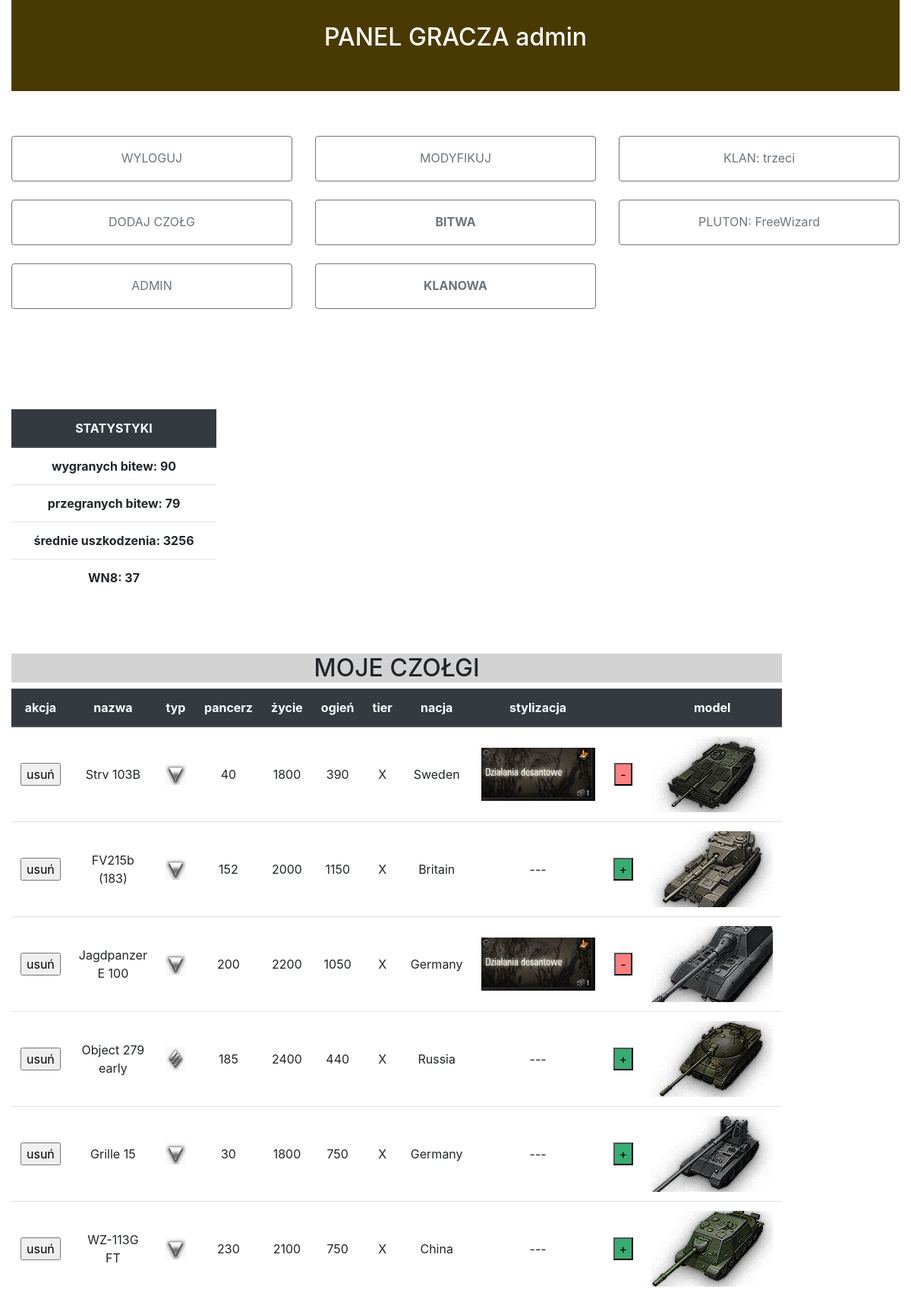
The app's page /WOT/gracz.php (signed in) with its own data.
### tables this page shows
CREATE TABLE `gracz` (
  `nick` varchar(100) NOT NULL,
  `email` varchar(100) NOT NULL,
  `haslo` varchar(500) NOT NULL,
  `nazwa_klanu` varchar(100) DEFAULT NULL,
  `id_plutonu` int(11) DEFAULT NULL,
  `id_bitwy` int(11) DEFAULT NULL,
  `druzyna` int(11) DEFAULT NULL,
  `id_bitwy_klanowej` int(11) DEFAULT NULL,
  `wygranych` int(11) DEFAULT 0,
  `przegranych` int(11) DEFAULT 0,
  `srednie_uszkodzenia` int(11) DEFAULT 0,
  `WN8` int(11) DEFAULT 0
);

CREATE TABLE `garaz` (
  `czolg_id` int(11) NOT NULL,
  `nick` varchar(200) NOT NULL,
  `nazwa` varchar(200) NOT NULL,
  `id_stylizacji` int(11) DEFAULT NULL
);

CREATE TABLE `typczolgu` (
  `typ` varchar(100) NOT NULL,
  `ikona` varchar(500) NOT NULL
);

CREATE TABLE `czolg` (
  `nazwa` varchar(200) NOT NULL,
  `model` varchar(200) NOT NULL,
  `pancerz` int(11) NOT NULL,
  `zycie` int(11) NOT NULL,
  `sila_ognia` int(11) NOT NULL,
  `tier` varchar(2) NOT NULL,
  `nacja` varchar(15) NOT NULL,
  `typ` varchar(20) NOT NULL
);

CREATE TABLE `stylizacja` (
  `id_stylizacji` int(11) NOT NULL,
  `zdjecie` varchar(200) NOT NULL,
  `opis` varchar(200) NOT NULL
);

### WOT/gracz.php (the view, shortened to what this page needs)
<?php
	require_once("config.php");
	$wot = mysqli_connect($serwer,$user,$haslo,$baza_danych);
?>
<!DOCTYPE html>
<html>
<head>
	<link rel="stylesheet" href="styles.css">
	<link rel="stylesheet" href="https://maxcdn.bootstrapcdn.com/bootstrap/4.5.2/css/bootstrap.min.css">
</head>
<body>
<?php
	if( empty($_SESSION["user"]))
	{
		$_SESSION["komunikat"] = "Zaloguj się aby uzyskać dostęp do tej strony!";
		header("Location: index.php");
	}
	else
	{
		$nick = $_SESSION["user"];
	}
?>
<div class="container-fluid" style=" height: 100vh; ">
	<h2 class="tytul">PANEL GRACZA <?php echo $nick ?></h2>
  	<div class="row" style="margin-top: 5%;">
	    <div class="col-sm-4">
			<a href="wyloguj.php" class="btn btn-outline-secondary" role="button"><p style="padding:10px;">WYLOGUJ</p></a><br><br>
	    </div>
	    <div class="col-sm-4" >
	    	<a href = "modyfikuj.php" class="btn btn-outline-secondary" role="button"><p style="padding:10px;">MODYFIKUJ </p></a> <br><br>
	    </div>
	    <div class="col-sm-4" >
	    	<?php
	    	$zapytanie = "SELECT nazwa_klanu FROM gracz where nick = '$nick'";
			$zap = mysqli_query($wot, $zapytanie);
			while($wiersz = mysqli_fetch_assoc($zap))
			{
				$nazwaKlanu = "";
					if($wiersz["nazwa_klanu"] != "")
						$nazwaKlanu = $wiersz["nazwa_klanu"];
			}
			if($nazwaKlanu == "")
			{
			?>
				<a href = "klany/klan.php" class="btn btn-outline-secondary" role="button"><p style="padding:10px;">KLANY</p></a>
			<?php
			}
			else
			{
			?>
				<a href = "klany/klan.php" class="btn btn-outline-secondary" role="button" onclick="klanIstnieje()"><p style="padding:10px;">KLAN: <?php echo $nazwaKlanu ?></p></a>
			<?php
			}
			?>
	    	<br><br>
	    </div>
	</div>
	<div class="row">
	    <div class="col-sm-4">
			<a href="dodajCzolg.php" class="btn btn-outline-secondary" role="button"><p style="padding:10px;">DODAJ CZOŁG</p></a><br><br>
	    </div>
	    <div class="col-sm-4" >
	    	<?php
	    	$zapytanie = "SELECT id_bitwy FROM gracz where nick = '$nick'";
			$zap = mysqli_query($wot, $zapytanie);
			while($wiersz = mysqli_fetch_assoc($zap))
			{
				$idBitwy = "";
			}
			if($idBitwy == "")
			{
				$zapytanie = "SELECT count(*) as liczba FROM garaz where nick = '$nick';";
				$zap = mysqli_query($wot, $zapytanie);
				$wiersz = mysqli_fetch_assoc($zap);
				if($wiersz["liczba"] > 0)
				{
					?>
				<a href="obsluga.php?losuj=losuj" class="btn btn-outline-secondary" role="button"><p style="padding:10px;"><b>BITWA</b></p></a><br><br>
				<?php
				}
				else {
					?>
					<a class="btn btn-outline-secondary" role="button" style=" cursor: not-allowed; text-decoration: none; opacity: not-allowed" title="musisz mieć co najmniej jeden czołg aby wygenerować bitwę" ><p style="padding:10px;"><b>BITWA</b></p></a><br><br>
					<?php
				}
			}
			else
			{
			?>
				<a href="bitwa.php" class="btn btn-outline-secondary" role="button"><p style="padding:10px;">BITWA: dane</p></a><br><br>
			<?php
			}
			?>
	    </div>
	    <div class="col-sm-4" >
	    	<?php
	    	$zapytanie = "SELECT nick FROM gracz where id_plutonu = (SELECT	id_plutonu from gracz where nick = '$nick') AND nick <> '$nick'";
			$zap = mysqli_query($wot, $zapytanie);
			while($wiersz = mysqli_fetch_assoc($zap))
			{
				$drugiPlutonowy = "";
					if($wiersz["nick"] != "")
						$drugiPlutonowy = $wiersz["nick"];
			}
			if($drugiPlutonowy == "")
			{
			?>
				<a href = "pluton.php" class="btn btn-outline-secondary" role="button" ><p style="padding:10px;">PLUTON </p></a>
			<?php
			}
			else
			{
			?>
				<a href = "pluton.php" class="btn btn-outline-secondary" role="button" onclick="myFunction()"><p style="padding:10px;">PLUTON:  <?php echo $drugiPlutonowy ?></p></a>
			<?php
			}
			?>
	    </div>
	</div>
		<div class="row">
	    <div class="col-sm-4">
	    	<?php
	    	if ($nick == "admin"){?>
			<a href="admin.php" class="btn btn-outline-secondary" role="button"><p style="padding:10px;">ADMIN</p></a><br><br>
		<?php } ?>
	    </div>
	    <div class="col-sm-4" >
	    	<?php if ($nazwaKlanu	 != "")
	{?>
		<?php
	    	$zapytanie = "SELECT id_bitwy_klanowej FROM gracz where nick = '$nick'";
			$zap = mysqli_query($wot, $zapytanie);
			while($wiersz = mysqli_fetch_assoc($zap))
			{
				$idBitwy = "";
			}
			if($idBitwy == "")
			{
				$zapytanie = "SELECT count(*) as liczba FROM garaz where nick = '$nick';";
				$zap = mysqli_query($wot, $zapytanie);
				$wiersz = mysqli_fetch_assoc($zap);
				if($wiersz["liczba"] > 0)
				{
					?>
				<a href="wybierzKlan.php?klan=<?php echo $nazwaKlanu ?>" class="btn btn-outline-secondary" role="button"><p style="padding:10px;"><b>KLANOWA</b></p></a><br><br>
				<?php
				}
				else {
					?>
					<a class="btn btn-outline-secondary" role="button" style="cursor: not-allowed; text-decoration: none; opacity: not-allowed" title="musisz mieć co najmniej jeden czołg aby wygenerować bitwę" ><p style="padding:10px;"><b>KLANOWA</b></p></a><br><br>
					<?php
				}
			?>
			<?php
			}
			else
			{
			?>
				<a href="bitwaKlanowa.php" class="btn btn-outline-secondary" role="button"><p style="padding:10px;">KLANOWA: dane</p></a><br><br>
			<?php
			}
			?>
			    <?php
	}
		?>
	    </div>
	    <div class="col-sm-4" >
	    </div>
	</div>
<div class="row">
	<div class ="col-sm-3" style="text-align: center;margin-top:5%;"><br><br>
		<?php
		$nick = $_SESSION["user"];
		$zapytanie = "SELECT * FROM gracz where nick = '$nick'; ";
		$zap = mysqli_query($wot, $zapytanie);
		$wiersz=mysqli_fetch_assoc($zap);
		?>
		<table class="table table-hover" style=" text-align: center;">
			<thead class="thead-dark">
			<tr>
			    <th>STATYSTYKI</th>
			</tr>
			</thead>
			<tbody>
		  		<tr><th>wygranych bitew: <?php echo $wiersz["wygranych"]; ?></th></tr>
		  		<tr><th>przegranych bitew: <?php echo $wiersz["przegranych"]; ?></th></tr>
		  		<tr><th>średnie uszkodzenia: <?php echo $wiersz["srednie_uszkodzenia"]; ?></th></tr>
		  		<tr><th>WN8: <?php echo $wiersz["WN8"]; ?></th>
		  	</tbody>
		 </table>
	</div>
	<div class="col-sm-9" style="max-width: 100%; margin-top:5%;">
		<?php
			$nick = $_SESSION["user"];
			$zapytanie = "SELECT * FROM garaz join czolg using(nazwa) left join stylizacja using(id_stylizacji) join typczolgu using (typ) where nick = '$nick'; ";
			$zap = mysqli_query($wot, $zapytanie);
			?>
			<h2 style="border: inherit; background-color: lightgrey; text-align: center;"> MOJE CZOŁGI </h2>
			<div style=" position: relative; margin: auto; ">
				<table class="table table-hover" style=" text-align: center; ">
				    <thead class="thead-dark">
				      <tr>
				      	<th>akcja</th>
				        <th>nazwa</th>
				        <th>typ</th>
				        <th>pancerz</th>
				        <th>życie</th>
				        <th>ogień</th>
				        <th>tier</th>
				        <th>nacja</th>
				        <th>stylizacja</th>
				        <th></th>
				        <th>model</th>
				      </tr>
				    </thead>
				    <tbody>
					<?php
						while($wiersz = mysqli_fetch_assoc($zap))
						{
							$ikona =  $wiersz["ikona"];
							$link =  $wiersz["model"];
							?>
							<tr>
								 <td>
								 	<form action="obsluga.php" method="POST">
										<input type="submit" name="usunGaraz" value="usuń" >
									</form>
								</td>
						        <td><?php echo $wiersz['nazwa']?> </td>
						        <td><img src="<?php echo $ikona;?>" alt="obrazek" ></td>
						        <td><?php echo $wiersz['pancerz'] ?></td>
						        <td><?php echo $wiersz['zycie'] ?></td>
						        <td><?php echo $wiersz['sila_ognia'] ?></td>
						        <td><?php echo $wiersz['tier'] ?></td>
						        <td><?php echo $wiersz['nacja'] ?></td>
						        <?php
								if($wiersz["id_stylizacji"] != 0)
								{
									?>
									<td>
										<img src="<?php echo $wiersz['zdjecie'];?>" alt="obrazek" style="max-width: 150px;" >
										</td>
										<td>
										<form action="tank/obsluga_czolgi.php" method="POST">
											<input type="submit" name="usunGarazStylizacja" value="-" style="background-color: #ff8080;">
										</form>
									</td>
								<?php
								}
								else
								{
									?>
									<td> ---
									</td> <td>
									<form action="tank/dodajStylizacje.php" method="POST">
										<input type="submit" name="dodajStylizacjeDoCzolgu" value="+" style="background-color: #39ac73;">
									</form>
								<?php }
								?></td>
						        <td><img src="<?php echo $link;?>" alt="obrazek" style="max-width: 250px;"></td>
					      	</tr>
					    <?php
					   	}
					    ?>
					</tbody>
	 			</table>
	 		</div>
	 	</div>
	 	</div>
</div>
</body>
</html>

### WOT/styles.css (style rules this page uses)
body { background-color: #579475; height: 100%; margin: 0px; }
.tytul { background-color: #493a03; height: 120px; text-align: center; padding-top: 30px; color: white; }
table { vertical-align: middle }
a { height: 60px; text-align: center; width: 100%; }
td { vertical-align: middle !important; }

### records on screen
gracz: nazwa_klanu "trzeci", wygranych "90", przegranych "79", srednie_uszkodzenia "3256", WN8 "37"
gracz: nick "FreeWizard"
garaz: nazwa "Strv 103B", typczolgu.ikona (picture), nazwa.pancerz "40", nazwa.zycie "1800", nazwa.sila_ognia "390", nazwa.tier "X", nazwa.nacja "Sweden", id_stylizacji.zdjecie (picture), nazwa.model (picture)
garaz: nazwa "FV215b (183)", typczolgu.ikona (picture), nazwa.pancerz "152", nazwa.zycie "2000", nazwa.sila_ognia "1150", nazwa.tier "X", nazwa.nacja "Britain", nazwa.model (picture)
garaz: nazwa "Jagdpanzer E 100", typczolgu.ikona (picture), nazwa.pancerz "200", nazwa.zycie "2200", nazwa.sila_ognia "1050", nazwa.tier "X", nazwa.nacja "Germany", id_stylizacji.zdjecie (picture), nazwa.model (picture)
garaz: nazwa "Object 279 early", typczolgu.ikona (picture), nazwa.pancerz "185", nazwa.zycie "2400", nazwa.sila_ognia "440", nazwa.tier "X", nazwa.nacja "Russia", nazwa.model (picture)
garaz: nazwa "Grille 15", typczolgu.ikona (picture), nazwa.pancerz "30", nazwa.zycie "1800", nazwa.sila_ognia "750", nazwa.tier "X", nazwa.nacja "Germany", nazwa.model (picture)
garaz: nazwa "WZ-113G FT", typczolgu.ikona (picture), nazwa.pancerz "230", nazwa.zycie "2100", nazwa.sila_ognia "750", nazwa.tier "X", nazwa.nacja "China", nazwa.model (picture)

### other values on screen
$nick "admin"
